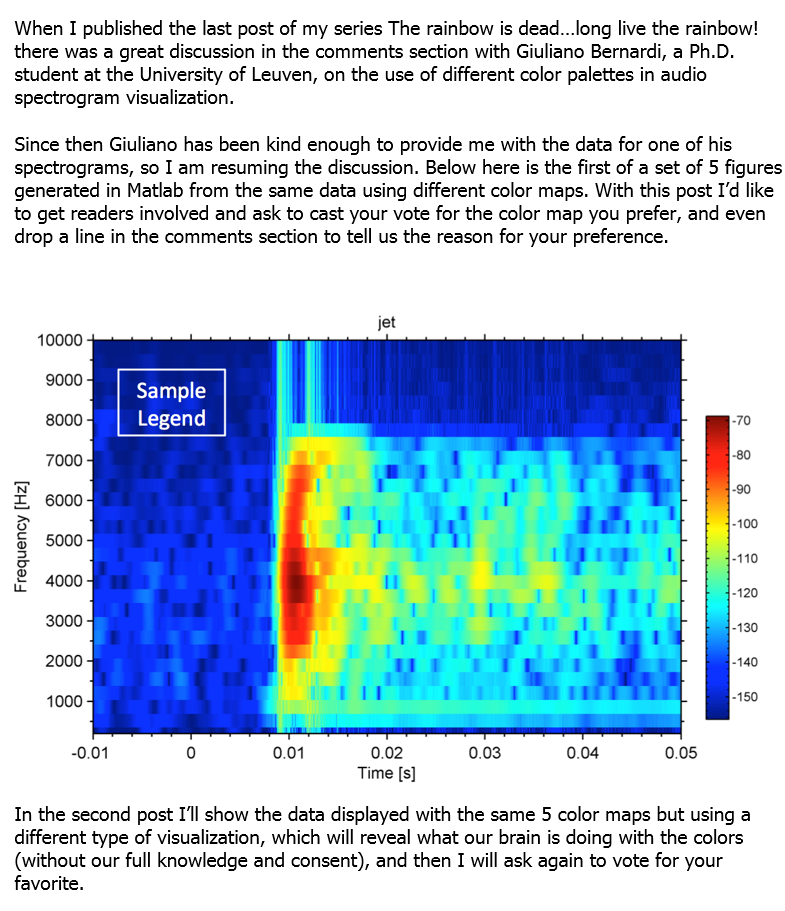
#> input picture stuff4matching_cmap_notebooks/test_with_text.png, 785 x 911 px, found by its file name
$ jupyter execute crop_image_reduce_colors_text_test_holes.ipynb   (shell and % lines are left out)
#> lines starting #> are read from the running program, lines starting #| are printed output that depends on the picture; after the words box and inside, x2 and y2 are one past the last pixel; in counts of white or black regions, pixels touching at a corner belong together
#### Objective

With this workflow I import an image with a map, isolate the map using morphological operations, then reduce the number of colours with segmentation. The resulting image is the input to a colormap recognition and data extration workflow.

#### Preliminaries - import main libraries

[cell 1]
import numpy as np
from scipy import ndimage as ndi
import matplotlib.pyplot as plt

from skimage import segmentation, color, io
from skimage.color import rgb2gray

from skimage.morphology import disk, square, closing, opening, erosion, dilation
from skimage.morphology import reconstruction, remove_small_objects, remove_small_holes

#### Import test image

[cell 2]
#url = 'https://raw.githubusercontent.com/mycarta/rainbowbot/master/stuff4matching_cmap_notebooks/test1.png'
#url = 'https://raw.githubusercontent.com/mycarta/rainbowbot/master/stuff4matching_cmap_notebooks/test2.png'
url = 'https://raw.githubusercontent.com/mycarta/rainbowbot/master/stuff4matching_cmap_notebooks/test_with_text.png'
#url = 'https://raw.githubusercontent.com/mycarta/rainbowbot/master/stuff4matching_cmap_notebooks/test_seismic.png'

img = np.asarray(io.imread(url))[:,:,:3] # removing alpha channel

[cell 3]
# Plot image
# from CGG's website: http://www.cgg.asia/default.aspx?cid=4-8831-9993-2124-9740-9744
fig = plt.figure(figsize=(10,10))
ax1 = fig.add_subplot(111)
plt.imshow(img)
ax1.xaxis.set_ticks([])
ax1.yaxis.set_ticks([])
plt.show()

#### Find the map

We want to eliminate both possibilities of ~black and ~nearly white border

[cell 4]
binary = np.logical_and(color.rgb2gray(img) > 0.03, color.rgb2gray(img) < 0.97)
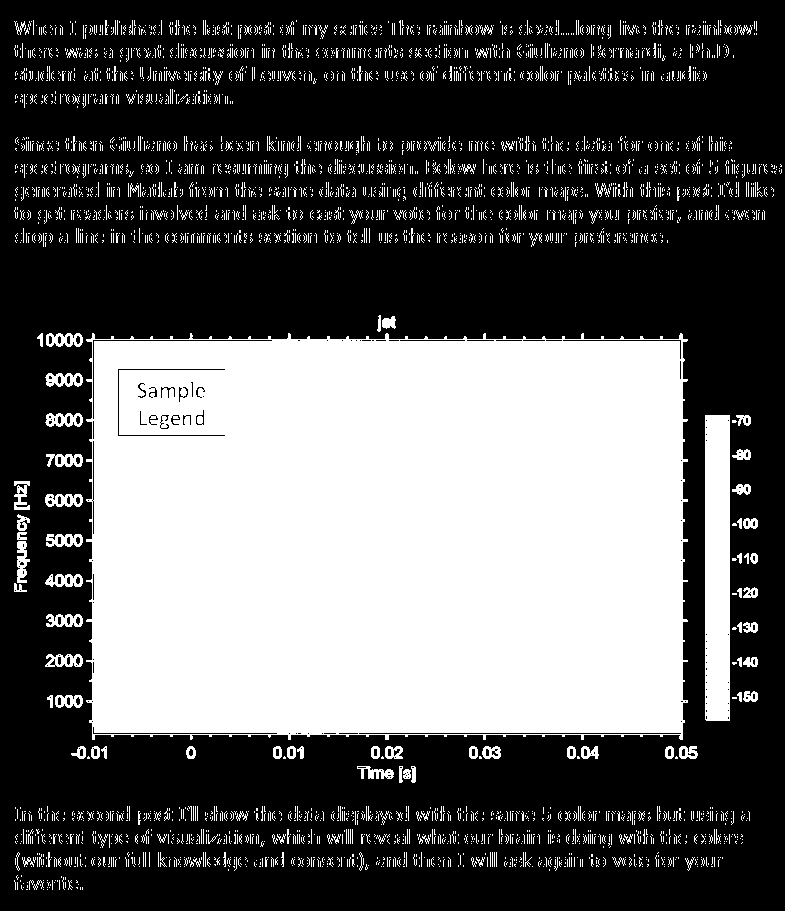
#> binary: shape (911, 785) bool; 37.9% white; 3827 white regions (3680 under 20 px), largest, box (x1, y1, x2, y2) and area: (86, 333, 688, 740) 233059, (705, 415, 730, 721) 7619, (45, 373, 83, 387) 349

fig = plt.figure(figsize=(10,10))
ax = fig.add_subplot(111)
plt.imshow(binary, cmap='gray')
ax.xaxis.set_ticks([])
ax.yaxis.set_ticks([])
plt.show()

#### Get largest element in ghe binary image and use it as a mask for the original image

Detect largest bright element in the binary image. Making the assumption it would be the map.
Eliminate everything else (text, colorbar, holes, etc.).

[cell 5]
# Label all white objects (made up of ones)
label_objects, nb_labels = ndi.label(binary) # ndimage.label labels 0 (background) as 0 and then labels every nonzero
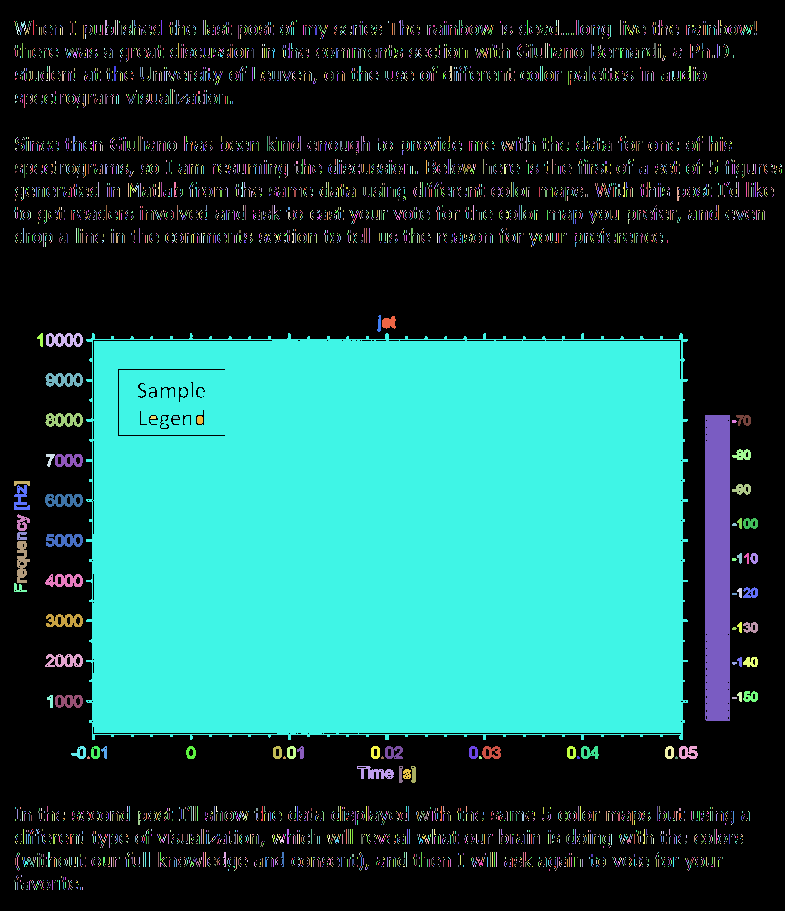
#> label_objects: shape (911, 785) int32; 7534 distinct labels, from 0 to 7533; one colour per label, 0 black
#> nb_labels = 7533
                                                    # object as 1, 2, ... n.

# Calculate every labeled object's size. np.bincount ignores whether input is an image or another type of array.
# It just calculates the binary sizes, including for the 0 (background).
sizes = np.bincount(label_objects.ravel())
#> sizes = 7534 values, max 444396 at index 0, min 1 at index 27, mean 94.92
sizes[0] = 0    # This sets the size of the background to 0 so that if it happened to be larger than the larges bright
                # object it would not matter

# Keep only largest object
binary_objects = remove_small_objects(binary, max(sizes))
#> binary_objects: shape (911, 785) bool; 32.6% white; 1 white region, box (x1, y1, x2, y2) and area: (86, 333, 688, 740) 232983

# Remove holes from it
binary_holes = remove_small_holes(binary_objects, max(sizes))
#> binary_holes: shape (911, 785) bool; 32.9% white; 1 white region, box (x1, y1, x2, y2) and area: (86, 333, 688, 740) 235070

fig = plt.figure(figsize=(10,10))
ax = fig.add_subplot(111)
plt.imshow(binary_holes, cmap='gray')
ax.xaxis.set_ticks([])
ax.yaxis.set_ticks([])
plt.show()

In the step above, which filled holes in the map, we used 'remove_small_holes'. Because this operation removes continguous holes smaller than the specified size, if we specify the size of the object itself, all holes will be removed.

Another alternative to remove all holes without using 'closing' with a hardcoded structuring element size would be to use a while-loop and the Euler number of the binary image with just one object (euler number is returned by 'regionprops'). The Euler number of this image would be 1, minus the number of holes. So at each iteration the Euler number would be checked and if it wasn't one, then dilation would be run, at each iteration with structuring element size increased by 1, until the Euler number did become 1.

There is also 'filled_image' returned by 'regionprops', which is the binary region image with filled holes which has the same size as bounding box. However, if there are tick marks outside this would be including them. Also, the bounding box is a convex-hull, so it could result in unexpected results if the previous steps were imperfect.

#### Optionally remove outside tick marks

Could add an erision step to remove outside tick marks. To avoid hard coding the structuring element size I could use the median of the differences in lenghts between pairs of consecutive rows and/or columns in the binary with filled holes).

#### Mask and crop the original image

[cell 6]
# Convert cleaned binary image to a 3D array mask to use in next cell

mask3 = np.zeros(img.shape)
mask3[:,:,0] = binary_holes
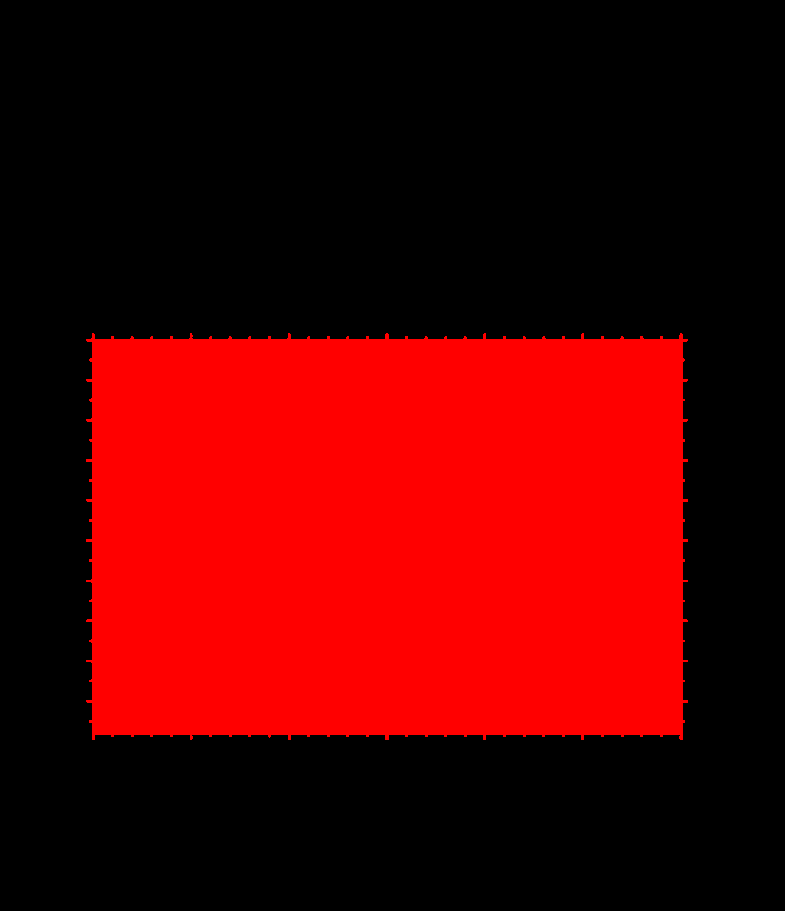
#> mask3: shape (911, 785, 3) float64; mean of channels 0, 1, 2 0.329, 0, 0; drawn as R, G, B
mask3[:,:,1] = binary_holes
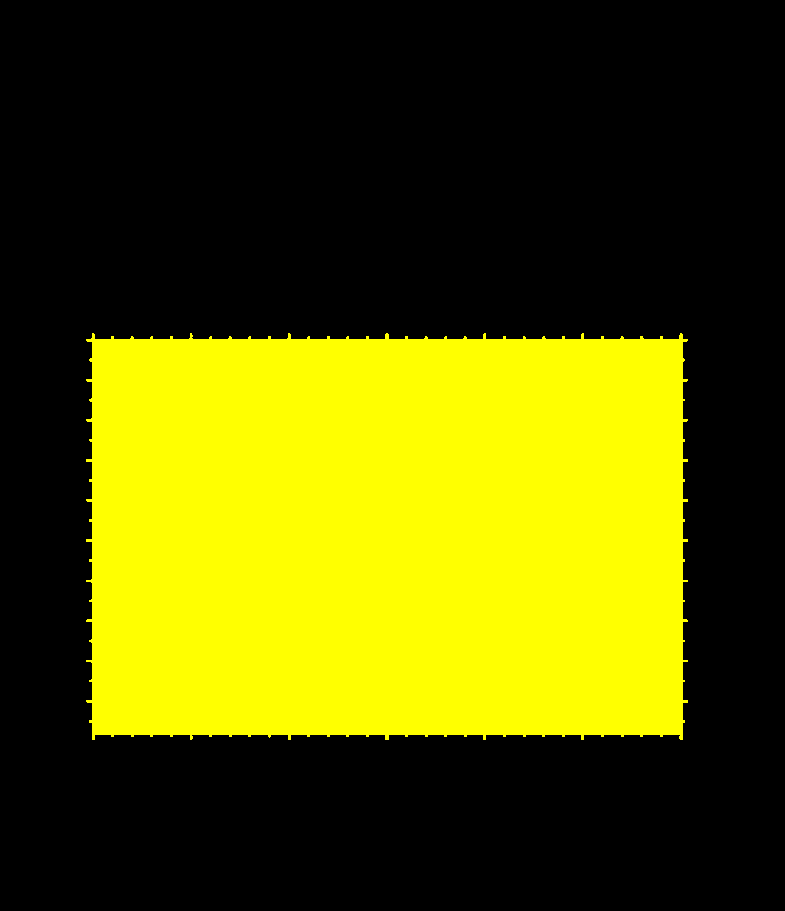
#> mask3: shape (911, 785, 3) float64; mean of channels 0, 1, 2 0.329, 0.329, 0; drawn as R, G, B
mask3[:,:,2] = binary_holes

[cell 7]
# Use the mask to get only the map in the original image
final = np.ma.masked_where(mask3 ==0, img)
final = final.filled(0)
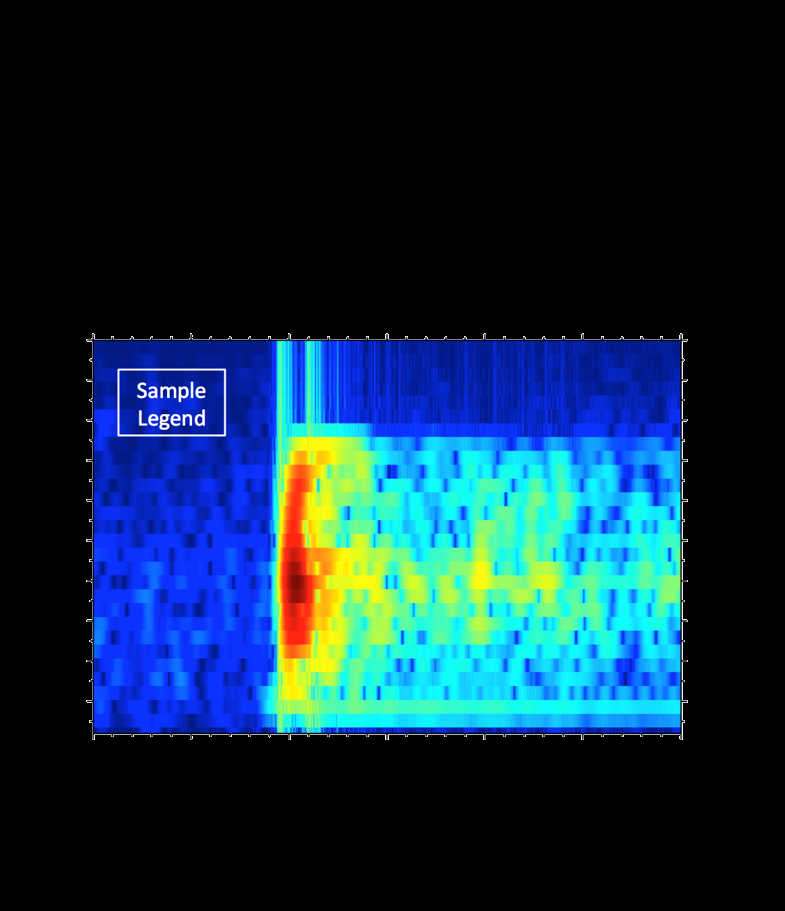
#> final: shape (911, 785, 3); mean R, G, B 15.1, 44.2, 63.7

[cell 8]
# plot
fig = plt.figure(figsize=(10,10))
ax = fig.add_subplot(111)
plt.imshow(final)
ax.xaxis.set_ticks([])
ax.yaxis.set_ticks([])
plt.show()

#### Crop zero columns and zero rows

http://stackoverflow.com/a/14211727/1034648
or even better http://stackoverflow.com/a/31402351/1034648

[cell 9]
non_empty = np.where(final != 0)
final_crop = final[np.min(non_empty[0]) : np.max(non_empty[0]),
                   np.min(non_empty[1]) : np.max(non_empty[1])]
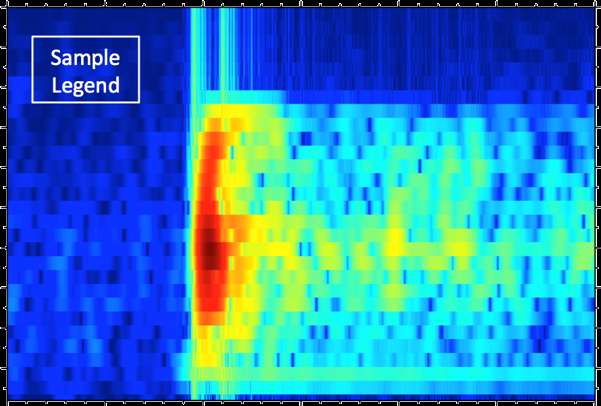
#> final_crop: shape (406, 601, 3); mean R, G, B 44.2, 129.5, 186.6

fig = plt.figure(figsize=(8,8))
ax = fig.add_subplot(111)
plt.imshow(final_crop, cmap='gray')
ax.xaxis.set_ticks([])
ax.yaxis.set_ticks([])
plt.show()

N.B. The workflow seems to work even when the map touches the border, as in:
https://raw.githubusercontent.com/mycarta/rainbowbot/master/stuff4matching_cmap_notebook/test2.png

#### Reduce number of colours

I use here Scikit-learn segmentation using k-means clustering in Color-(x,y,z) space:
http://scikit-image.org/docs/dev/api/skimage.segmentation.html#skimage.segmentation.slic

[cell 10]
labels1 = segmentation.slic(final_crop, compactness=30, n_segments=1024, convert2lab = 'True')
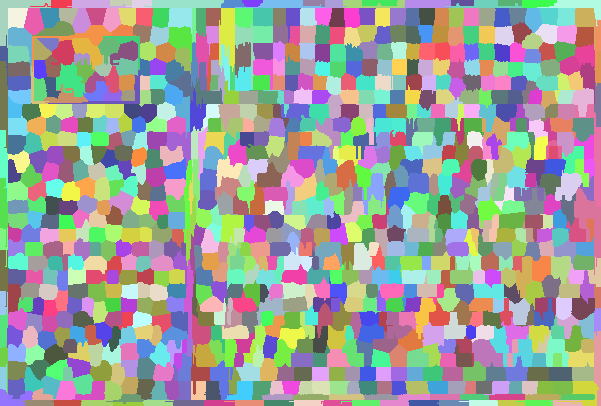
#> labels1: shape (406, 601) int64; 942 distinct labels, from 1 to 942; one colour per label, 0 black
out1 = color.label2rgb(labels1, final_crop, kind='avg')
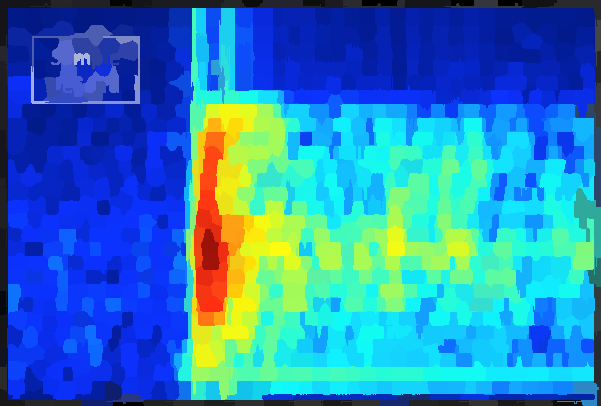
#> out1: shape (406, 601, 3); mean R, G, B 43.7, 129, 186.1

$ run again, with stuff4matching_cmap_notebooks/test1.png copied over stuff4matching_cmap_notebooks/test_with_text.png
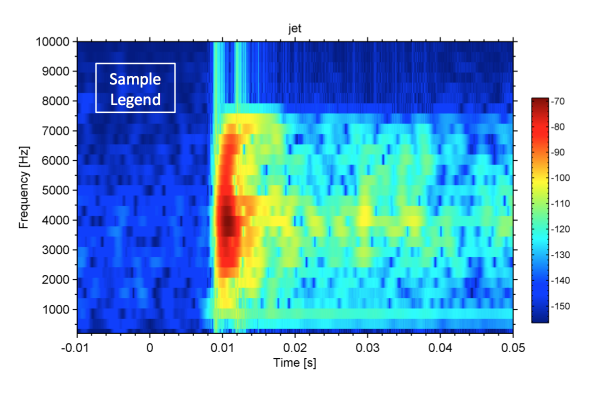
#> input picture stuff4matching_cmap_notebooks/test1.png, 1216 x 838 px, found by its file name (shown at 1/2 size)
#> binary: shape (838, 1216) bool; 53.2% white; 472 black regions (395 under 20 px), largest, box (x1, y1, x2, y2) and area: (0, 0, 1216, 838) 467993, (146, 75, 1026, 675) 1883, (191, 126, 351, 226) 1022
#> `label_objects, nb_labels = ndi.label(binary)`:
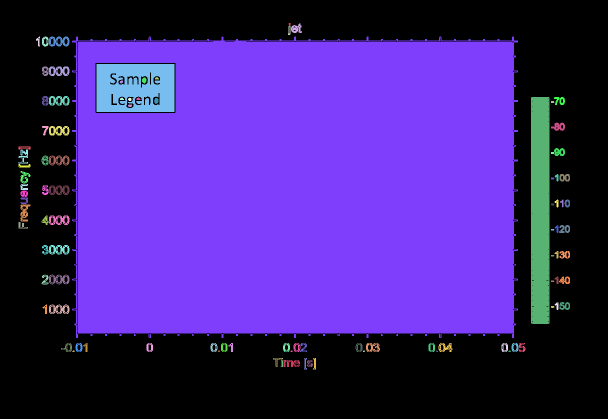
#> label_objects: shape (838, 1216) int32 (shown at 1/2 size); 98 distinct labels, from 0 to 97; one colour per label, 0 black
#> nb_labels = 97
#> sizes = 98 values, max 497663 at index 7, min 10 at index 86, mean 10398
#> binary_objects: shape (838, 1216) bool; 48.8% white; 1 white region, box (x1, y1, x2, y2) and area: (144, 73, 1036, 676) 497663
#> binary_holes: shape (838, 1216) bool; 50.7% white; 1 black region, box (x1, y1, x2, y2) and area: (0, 0, 1216, 838) 502773
#> labels1: shape (602, 891) int64; 873 distinct labels, from 1 to 873
#> `out1 = color.label2rgb(labels1, final_crop, kind='avg')`:
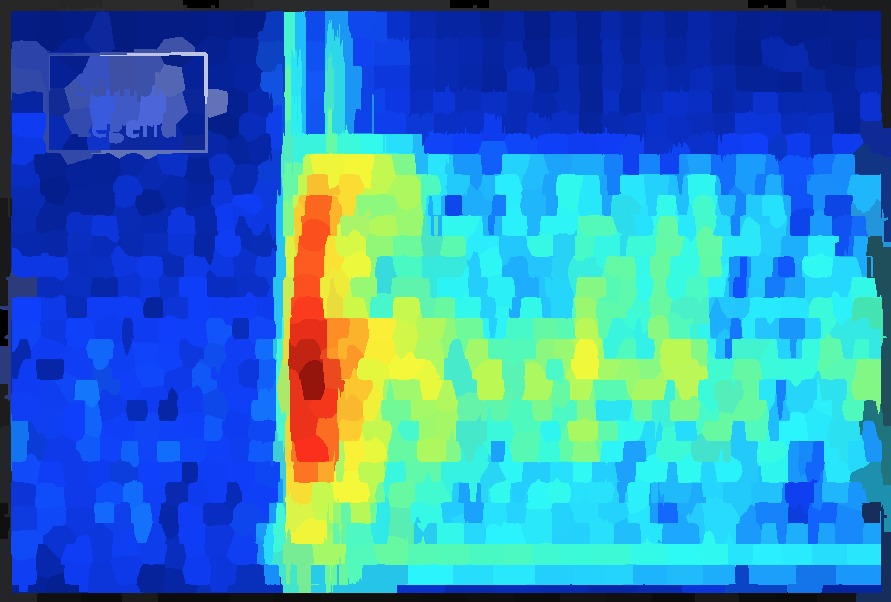
#> out1: shape (602, 891, 3); mean R, G, B 50.8, 132.1, 186.3

$ run again, with stuff4matching_cmap_notebooks/test2.png copied over stuff4matching_cmap_notebooks/test_with_text.png
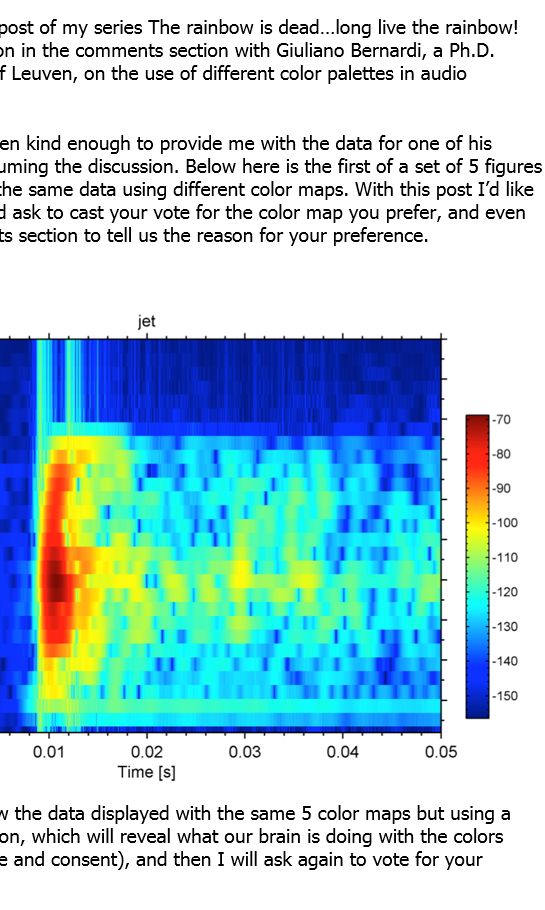
#> input picture stuff4matching_cmap_notebooks/test2.png, 545 x 910 px, found by its file name
#> binary: shape (910, 545) bool; 40.5% white; 2540 white regions (2449 under 20 px), largest, box (x1, y1, x2, y2) and area: (0, 332, 448, 739) 175274, (465, 414, 490, 720) 7619, (117, 765, 154, 778) 258
#> `label_objects, nb_labels = ndi.label(binary)`:
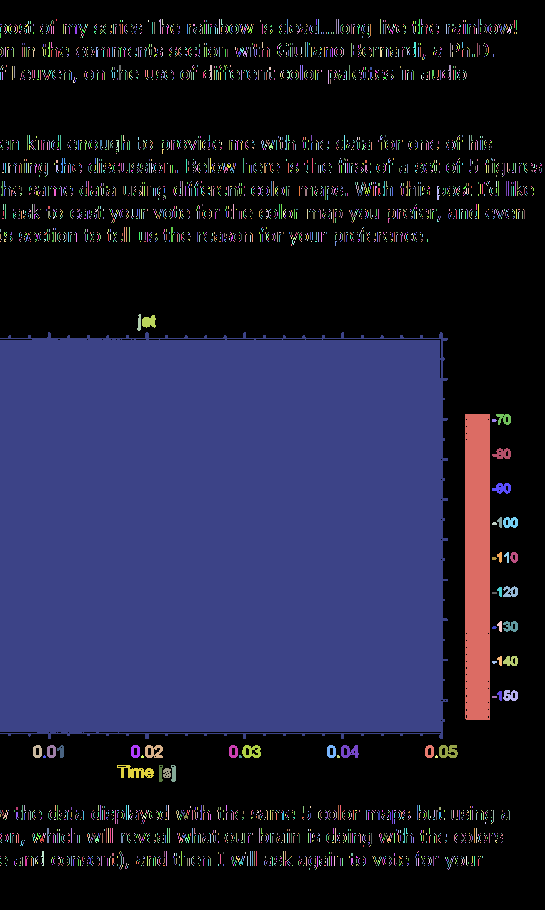
#> label_objects: shape (910, 545) int32; 4935 distinct labels, from 0 to 4934; one colour per label, 0 black
#> nb_labels = 4934
#> sizes = 4935 values, max 295153 at index 0, min 1 at index 16, mean 100.5
#> binary_objects: shape (910, 545) bool; 35.3% white; 1 white region, box (x1, y1, x2, y2) and area: (0, 332, 448, 739) 175274
#> binary_holes: shape (910, 545) bool; 35.5% white; 1 white region, box (x1, y1, x2, y2) and area: (0, 332, 448, 739) 176061
#> labels1: shape (406, 447) int64; 926 distinct labels, from 1 to 926
#> `out1 = color.label2rgb(labels1, final_crop, kind='avg')`:
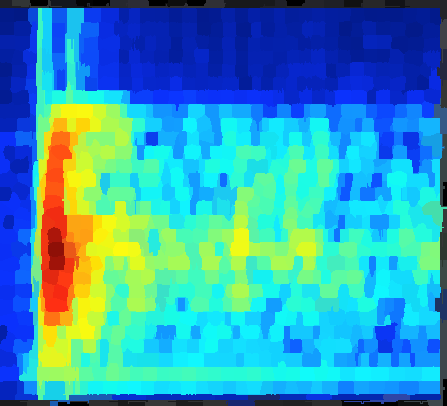
#> out1: shape (406, 447, 3); mean R, G, B 53.4, 157, 183.7
